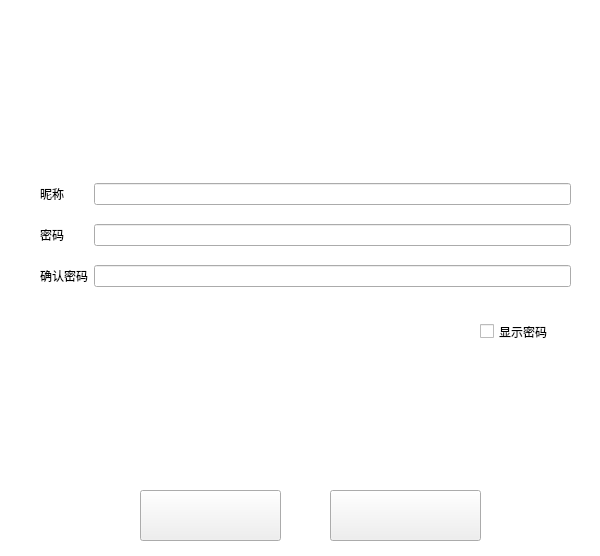
<?xml version="1.0" encoding="UTF-8"?>
<ui version="4.0">
 <class>registerdialog</class>
 <widget class="QWidget" name="registerdialog">
  <property name="geometry">
   <rect>
    <x>0</x>
    <y>0</y>
    <width>600</width>
    <height>556</height>
   </rect>
  </property>
  <property name="windowTitle">
   <string>Form</string>
  </property>
  <widget class="QWidget" name="formLayoutWidget">
   <property name="geometry">
    <rect>
     <x>40</x>
     <y>170</y>
     <width>531</width>
     <height>131</height>
    </rect>
   </property>
   <layout class="QGridLayout" name="gridLayout">
    <item row="0" column="1">
     <widget class="QLineEdit" name="lineEditUserName"/>
    </item>
    <item row="1" column="0">
     <widget class="QLabel" name="labelPwd">
      <property name="text">
       <string>密码</string>
      </property>
     </widget>
    </item>
    <item row="0" column="0">
     <widget class="QLabel" name="labelUserName">
      <property name="text">
       <string>昵称</string>
      </property>
     </widget>
    </item>
    <item row="2" column="0">
     <widget class="QLabel" name="labelConfirmPwd">
      <property name="text">
       <string>确认密码</string>
      </property>
     </widget>
    </item>
    <item row="2" column="1">
     <widget class="QLineEdit" name="lineEditConfirmPwd">
      <property name="echoMode">
       <enum>QLineEdit::Password</enum>
      </property>
     </widget>
    </item>
    <item row="1" column="1">
     <widget class="QLineEdit" name="lineEditPwd">
      <property name="echoMode">
       <enum>QLineEdit::Password</enum>
      </property>
     </widget>
    </item>
   </layout>
  </widget>
  <widget class="QCheckBox" name="checkBoxShowPwd">
   <property name="geometry">
    <rect>
     <x>480</x>
     <y>320</y>
     <width>161</width>
     <height>23</height>
    </rect>
   </property>
   <property name="text">
    <string>显示密码</string>
   </property>
  </widget>
  <widget class="QWidget" name="horizontalLayoutWidget">
   <property name="geometry">
    <rect>
     <x>20</x>
     <y>340</y>
     <width>151</width>
     <height>72</height>
    </rect>
   </property>
   <layout class="QHBoxLayout" name="horizontalLayout"/>
  </widget>
  <widget class="QLabel" name="label">
   <property name="geometry">
    <rect>
     <x>130</x>
     <y>-30</y>
     <width>331</width>
     <height>191</height>
    </rect>
   </property>
   <property name="styleSheet">
    <string notr="true">border-image: url(:/img/logo2.png);</string>
   </property>
   <property name="text">
    <string/>
   </property>
  </widget>
  <widget class="QPushButton" name="pushButtonReg">
   <property name="geometry">
    <rect>
     <x>140</x>
     <y>490</y>
     <width>141</width>
     <height>51</height>
    </rect>
   </property>
   <property name="styleSheet">
    <string notr="true">border-image: url(:/img/register.png);</string>
   </property>
   <property name="text">
    <string/>
   </property>
  </widget>
  <widget class="QPushButton" name="pushButtonLogin">
   <property name="geometry">
    <rect>
     <x>330</x>
     <y>490</y>
     <width>151</width>
     <height>51</height>
    </rect>
   </property>
   <property name="styleSheet">
    <string notr="true">border-image: url(:/img/login.png);</string>
   </property>
   <property name="text">
    <string/>
   </property>
  </widget>
  <widget class="QListView" name="listView">
   <property name="geometry">
    <rect>
     <x>-80</x>
     <y>-10</y>
     <width>761</width>
     <height>571</height>
    </rect>
   </property>
   <property name="styleSheet">
    <string notr="true">border-image: url(:/img/registerbackground.png);</string>
   </property>
  </widget>
  <zorder>listView</zorder>
  <zorder>formLayoutWidget</zorder>
  <zorder>checkBoxShowPwd</zorder>
  <zorder>horizontalLayoutWidget</zorder>
  <zorder>label</zorder>
  <zorder>pushButtonReg</zorder>
  <zorder>pushButtonLogin</zorder>
 </widget>
 <resources/>
 <connections/>
</ui>
